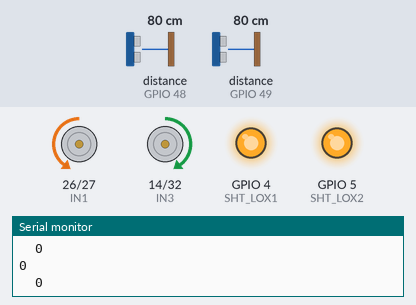
The sketch below on a simulated ESP32. On the bench: motor-driver pin pairs drawn as motors (green arrow = first pin HIGH = forward, orange = second pin HIGH = backward, longer = more drive, scaled by the enable pin), output pins drawn as LEDs (lit = HIGH), the last lines printed to the serial monitor. Inputs (shaded band) come from the test bench; at power-on: distance to the obstacle (sensors on GPIO 48, GPIO 49) 80 cm.

Above: at 1.2 s.
1.3 s: distance to the obstacle (sensor on GPIO 48) set to 94 cm
3.3 s: distance to the obstacle (sensor on GPIO 48) set to 100 cm
At 4.7 s:
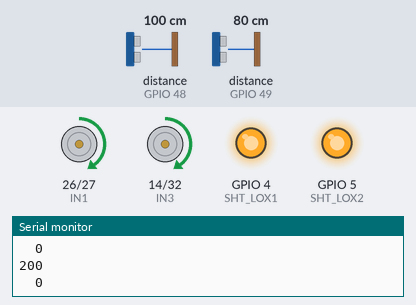
5.0 s: distance to the obstacle (sensor on GPIO 49) set to 87 cm
6.9 s: distance to the obstacle (sensor on GPIO 49) set to 96 cm
At 8.4 s:
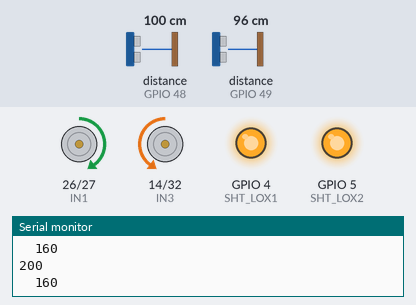
8.7 s: distance to the obstacle (sensor on GPIO 48) set to 2 cm
At 9.4 s:
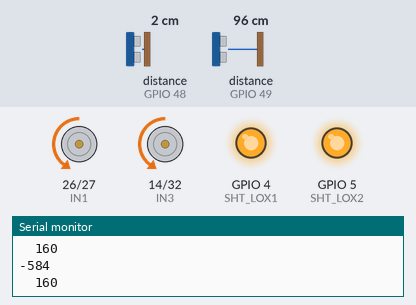
10.2 s: distance to the obstacle (sensor on GPIO 48) set to 120 cm
At 12.0 s:
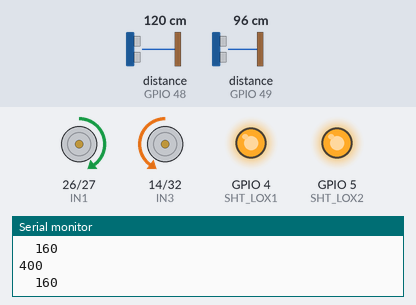
Timing chart, 0 to 13.2 s (numbered marks = the images above; inputs shaded):
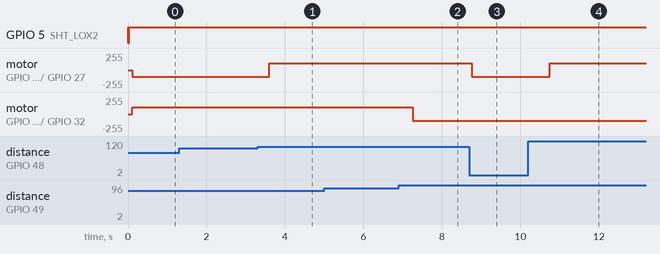

The sketch:

Trajectory_control.ino
```cpp
#include "Adafruit_VL53L0X.h"
#include <Wire.h>

// Address for dual sensor setup
#define LOX1_ADDRESS 0x30
#define LOX2_ADDRESS 0x31

// Shutdown pins
#define SHT_LOX1 4
#define SHT_LOX2 5

// Define pins for Actuators
#define ENA 33
#define IN1 26
#define IN2 27
#define ENB 12
#define IN3 14
#define IN4 32

// Number of samples for moving average
#define MOVING_AVG_SIZE 5

// VL53L0X objects
Adafruit_VL53L0X lox1 = Adafruit_VL53L0X();
Adafruit_VL53L0X lox2 = Adafruit_VL53L0X();

// Measurement data
VL53L0X_RangingMeasurementData_t measure1;
VL53L0X_RangingMeasurementData_t measure2;

// Baseline (first reading)
int baseline1 = 0, baseline2 = 0;
bool isCalibrated = false;

// Moving average buffers
int buffer1[MOVING_AVG_SIZE] = {0};
int buffer2[MOVING_AVG_SIZE] = {0};
int index1 = 0, index2 = 0;
long sum1 = 0, sum2 = 0;

// Set of target positions for actuator 1 (in mm)

int targetPositions1[] = {163, 169, 173, 173, 176, 159, 151,142,163};
int targetPositions2[] = {112, 97, 85, 76, 72, 73, 79, 89, 102,111};

int targetIndex1 = 0; // Index for target positions of actuator 1
int targetIndex2 = 0; // Index for target positions of actuator 2

// Actuator control constants
#define PROPORTIONAL_GAIN 1  // Proportional gain for control

void setID() {
    // Reset all sensors
    digitalWrite(SHT_LOX1, LOW);
    digitalWrite(SHT_LOX2, LOW);
    delay(10);

    // Bring sensors out of reset
    digitalWrite(SHT_LOX1, HIGH);
    digitalWrite(SHT_LOX2, HIGH);
    delay(10);

    // Activate LOX1 and reset LOX2
    digitalWrite(SHT_LOX1, HIGH);
    digitalWrite(SHT_LOX2, LOW);

    // Initialize LOX1
    if (!lox1.begin(LOX1_ADDRESS)) {
        Serial.println(F("Failed to boot first VL53L0X"));
        while (1);
    }
    delay(10);

    // Activate LOX2
    digitalWrite(SHT_LOX2, HIGH);
    delay(10);

    // Initialize LOX2
    if (!lox2.begin(LOX2_ADDRESS)) {
        Serial.println(F("Failed to boot second VL53L0X"));
        while (1);
    }
}

void read_dual_sensors() {
    lox1.rangingTest(&measure1, false);
    lox2.rangingTest(&measure2, false);

    int raw1 = (measure1.RangeStatus != 4) ? measure1.RangeMilliMeter : baseline1;
    int raw2 = (measure2.RangeStatus != 4) ? measure2.RangeMilliMeter : baseline2;

    // Calibration: Set first reading as zero
    if (!isCalibrated) {
        baseline1 = raw1;
        baseline2 = raw2;
        isCalibrated = true;
        Serial.println(F("Calibration done! Using first values as zero reference."));
    }

    // Calculate relative values
    int relative1 = raw1 - baseline1;
    int relative2 = raw2 - baseline2;

    // Apply moving average
    sum1 -= buffer1[index1];   // Remove oldest value from sum
    sum2 -= buffer2[index2];

    buffer1[index1] = relative1; // Add new value
    buffer2[index2] = relative2;

    sum1 += buffer1[index1];  // Update sum with new value
    sum2 += buffer2[index2];

    index1 = (index1 + 1) % MOVING_AVG_SIZE;  // Increment index (circular buffer)
    index2 = (index2 + 1) % MOVING_AVG_SIZE;

    int avg1 = sum1 / MOVING_AVG_SIZE;
    int avg2 = sum2 / MOVING_AVG_SIZE;

    // Print results

    // Print results in a format readable by Serial Plotter
    //Serial.print("Sensor1: ");
    Serial.println(avg1);
    Serial.print("\t");  // Use tab to separate values
    //Serial.println("Sensor2: ");
    Serial.println(avg2); // New line for the next data set


    // Move actuators based on feedback from sensors
    moveActuators(100, avg1, avg2);

    delay(100);
}

// Function to move actuators based on sensor feedback
void moveActuators(int ActuatorSpeed,int avg1, int avg2) {
    // Actuator 1 control
    int error1 = targetPositions1[targetIndex1] - avg1;
    int controlSignal1 = PROPORTIONAL_GAIN * error1;

    // Move actuator 1
    if (controlSignal1 > 0) {
        // Move forward
        digitalWrite(IN1, LOW);
        digitalWrite(IN2, HIGH);
        analogWrite(ENA, ActuatorSpeed);
    } else {
        // Move backward
        digitalWrite(IN1, HIGH);
        digitalWrite(IN2, LOW);

         analogWrite(ENA, ActuatorSpeed);
    }

    // Actuator 2 control
    int error2 = targetPositions2[targetIndex2] - avg2;
    int controlSignal2 = PROPORTIONAL_GAIN * error2;

    // Move actuator 2
    if (controlSignal2 > 0) {
        // Move forward
        digitalWrite(IN3, HIGH);
        digitalWrite(IN4, LOW);
        analogWrite(ENB, ActuatorSpeed);
    } else {
        // Move backward

        digitalWrite(IN3, LOW);
        digitalWrite(IN4, HIGH);
        analogWrite(ENB, ActuatorSpeed);
    }

 // If both actuators have reached their targets, move to the next targets
if (abs(error1) < 1 && abs(error2) < 5) {
    targetIndex1 = (targetIndex1 + 1) % 10;
    targetIndex2 = (targetIndex2 + 1) % 10;

    Serial.println(F("Both actuators reached their targets. Moving to next targets."));

    Serial.print(F("Actuator 1 new target: "));
    Serial.println(targetPositions1[targetIndex1]);

    Serial.print(F("Actuator 2 new target: "));
    Serial.println(targetPositions2[targetIndex2]);
}

}

void setup() {
    Serial.begin(115200);
    while (!Serial) { delay(1); }

    pinMode(SHT_LOX1, OUTPUT);
    pinMode(SHT_LOX2, OUTPUT);

    pinMode(ENA, OUTPUT);
    pinMode(IN1, OUTPUT);
    pinMode(IN2, OUTPUT);
    pinMode(ENB, OUTPUT);
    pinMode(IN3, OUTPUT);
    pinMode(IN4, OUTPUT);


    Serial.println(F("Initializing sensors..."));

    digitalWrite(SHT_LOX1, LOW);
    digitalWrite(SHT_LOX2, LOW);

    Serial.println(F("Resetting sensors..."));

    setID();
}

void loop() {
    read_dual_sensors();

}
```

Measured:
- the behaviour switches between 96 and 97 cm on distance to the obstacle (sensor on GPIO 48) (found by bisection; images 0 and 1)
- the behaviour switches between 91 and 92 cm on distance to the obstacle (sensor on GPIO 49) (found by bisection; images 1 and 2)
- after the input at 3.3 s, motor on GPIO 26 (IN1) / GPIO 27 (IN2): backward 100/255 → forward 100/255 after 0.30 s
- after the input at 6.9 s, motor on GPIO 14 (IN3) / GPIO 32 (IN4): forward 100/255 → backward 100/255 after 0.36 s
- after the input at 8.7 s, motor on GPIO 26 (IN1) / GPIO 27 (IN2): forward 100/255 → backward 100/255 after 0.05 s
- after the input at 10.2 s, motor on GPIO 26 (IN1) / GPIO 27 (IN2): backward 100/255 → forward 100/255 after 0.55 s
